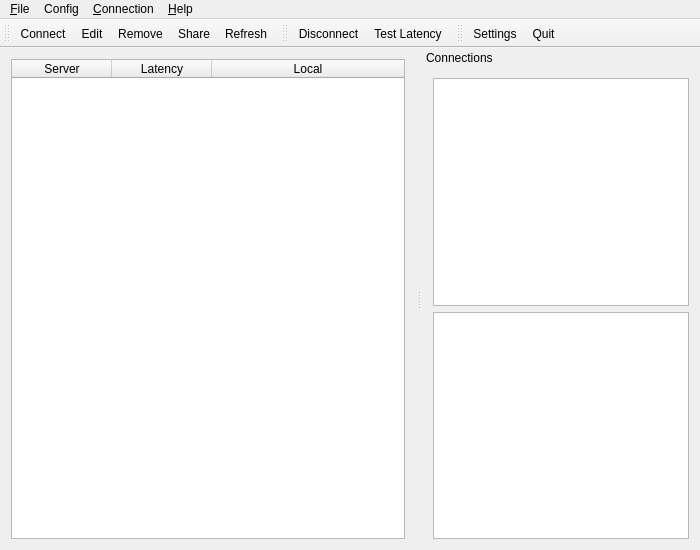
<?xml version="1.0" encoding="UTF-8"?>
<ui version="4.0">
 <class>MainWindow</class>
 <widget class="QMainWindow" name="MainWindow">
  <property name="geometry">
   <rect>
    <x>0</x>
    <y>0</y>
    <width>700</width>
    <height>550</height>
   </rect>
  </property>
  <property name="windowIcon">
   <iconset resource="../../res/res.qrc">
    <normaloff>:/icons/app</normaloff>:/icons/app</iconset>
  </property>
  <widget class="QWidget" name="centralWidget">
   <layout class="QVBoxLayout" name="verticalLayout_2">
    <item>
     <widget class="QTableWidget" name="configTable">
      <property name="contextMenuPolicy">
       <enum>Qt::ActionsContextMenu</enum>
      </property>
      <property name="editTriggers">
       <set>QAbstractItemView::NoEditTriggers</set>
      </property>
      <property name="alternatingRowColors">
       <bool>true</bool>
      </property>
      <property name="selectionMode">
       <enum>QAbstractItemView::SingleSelection</enum>
      </property>
      <property name="selectionBehavior">
       <enum>QAbstractItemView::SelectRows</enum>
      </property>
      <attribute name="horizontalHeaderStretchLastSection">
       <bool>true</bool>
      </attribute>
      <attribute name="verticalHeaderVisible">
       <bool>false</bool>
      </attribute>
      <column>
       <property name="text">
        <string>Server</string>
       </property>
      </column>
      <column>
       <property name="text">
        <string>Latency</string>
       </property>
      </column>
      <column>
       <property name="text">
        <string>Local</string>
       </property>
      </column>
     </widget>
    </item>
   </layout>
  </widget>
  <widget class="QMenuBar" name="menuBar">
   <property name="geometry">
    <rect>
     <x>0</x>
     <y>0</y>
     <width>700</width>
     <height>32</height>
    </rect>
   </property>
   <widget class="QMenu" name="menuFile">
    <property name="title">
     <string>&amp;File</string>
    </property>
    <addaction name="actionImport"/>
    <addaction name="actionExport"/>
    <addaction name="separator"/>
    <addaction name="actionSettings"/>
    <addaction name="separator"/>
    <addaction name="actionQuit"/>
   </widget>
   <widget class="QMenu" name="menuConnection">
    <property name="title">
     <string>&amp;Connection</string>
    </property>
    <addaction name="actionDisconnect"/>
    <addaction name="actionTestLatency"/>
   </widget>
   <widget class="QMenu" name="menuHelp">
    <property name="title">
     <string>&amp;Help</string>
    </property>
    <addaction name="actionAbout"/>
    <addaction name="actionAboutQt"/>
   </widget>
   <widget class="QMenu" name="menuConfig">
    <property name="title">
     <string>Config</string>
    </property>
    <widget class="QMenu" name="menuAdd">
     <property name="title">
      <string>Add</string>
     </property>
     <property name="icon">
      <iconset resource="../../res/res.qrc">
       <normaloff>:/icons/actions/list-add</normaloff>:/icons/actions/list-add</iconset>
     </property>
     <addaction name="actionAddManually"/>
     <addaction name="actionAddFromURI"/>
    </widget>
    <addaction name="menuAdd"/>
    <addaction name="actionConnect"/>
    <addaction name="actionEdit"/>
    <addaction name="actionRemove"/>
    <addaction name="actionShare"/>
    <addaction name="actionRefresh"/>
   </widget>
   <addaction name="menuFile"/>
   <addaction name="menuConfig"/>
   <addaction name="menuConnection"/>
   <addaction name="menuHelp"/>
  </widget>
  <widget class="QDockWidget" name="dockWidgetConnections">
   <property name="features">
    <set>QDockWidget::DockWidgetMovable</set>
   </property>
   <property name="windowTitle">
    <string>Connections</string>
   </property>
   <attribute name="dockWidgetArea">
    <number>2</number>
   </attribute>
   <widget class="QWidget" name="dockWidgetContents">
    <layout class="QVBoxLayout" name="verticalLayout_3">
     <item>
      <widget class="QTableView" name="tableViewConnections">
       <property name="contextMenuPolicy">
        <enum>Qt::ActionsContextMenu</enum>
       </property>
       <property name="editTriggers">
        <set>QAbstractItemView::NoEditTriggers</set>
       </property>
       <property name="alternatingRowColors">
        <bool>true</bool>
       </property>
       <property name="selectionMode">
        <enum>QAbstractItemView::SingleSelection</enum>
       </property>
       <property name="selectionBehavior">
        <enum>QAbstractItemView::SelectRows</enum>
       </property>
       <property name="wordWrap">
        <bool>false</bool>
       </property>
       <attribute name="horizontalHeaderStretchLastSection">
        <bool>true</bool>
       </attribute>
       <attribute name="verticalHeaderVisible">
        <bool>false</bool>
       </attribute>
      </widget>
     </item>
     <item>
      <widget class="QTextBrowser" name="textBrowserLog">
       <property name="lineWrapMode">
        <enum>QTextEdit::NoWrap</enum>
       </property>
      </widget>
     </item>
    </layout>
   </widget>
  </widget>
  <widget class="QToolBar" name="toolBarConfig">
   <property name="windowTitle">
    <string>Config Toolbar</string>
   </property>
   <attribute name="toolBarArea">
    <enum>TopToolBarArea</enum>
   </attribute>
   <attribute name="toolBarBreak">
    <bool>false</bool>
   </attribute>
   <addaction name="actionConnect"/>
   <addaction name="actionEdit"/>
   <addaction name="actionRemove"/>
   <addaction name="actionShare"/>
   <addaction name="actionRefresh"/>
  </widget>
  <widget class="QToolBar" name="toolBarConnection">
   <property name="windowTitle">
    <string>Connection Toolbar</string>
   </property>
   <attribute name="toolBarArea">
    <enum>TopToolBarArea</enum>
   </attribute>
   <attribute name="toolBarBreak">
    <bool>false</bool>
   </attribute>
   <addaction name="actionDisconnect"/>
   <addaction name="actionTestLatency"/>
  </widget>
  <widget class="QToolBar" name="toolBarFile">
   <property name="windowTitle">
    <string>File Toolbar</string>
   </property>
   <attribute name="toolBarArea">
    <enum>TopToolBarArea</enum>
   </attribute>
   <attribute name="toolBarBreak">
    <bool>false</bool>
   </attribute>
   <addaction name="actionSettings"/>
   <addaction name="actionQuit"/>
  </widget>
  <action name="actionConnect">
   <property name="icon">
    <iconset resource="../../res/res.qrc">
     <normaloff>:/icons/actions/network-connect</normaloff>:/icons/actions/network-connect</iconset>
   </property>
   <property name="text">
    <string>&amp;Connect</string>
   </property>
   <property name="toolTip">
    <string>Connect</string>
   </property>
  </action>
  <action name="actionDisconnect">
   <property name="icon">
    <iconset resource="../../res/res.qrc">
     <normaloff>:/icons/actions/network-disconnect</normaloff>:/icons/actions/network-disconnect</iconset>
   </property>
   <property name="text">
    <string>&amp;Disconnect</string>
   </property>
   <property name="toolTip">
    <string>Disconnect</string>
   </property>
  </action>
  <action name="actionEdit">
   <property name="icon">
    <iconset resource="../../res/res.qrc">
     <normaloff>:/icons/actions/document-edit</normaloff>:/icons/actions/document-edit</iconset>
   </property>
   <property name="text">
    <string>&amp;Edit</string>
   </property>
   <property name="toolTip">
    <string>Edit</string>
   </property>
  </action>
  <action name="actionShare">
   <property name="icon">
    <iconset resource="../../res/res.qrc">
     <normaloff>:/icons/actions/document-share</normaloff>:/icons/actions/document-share</iconset>
   </property>
   <property name="text">
    <string>&amp;Share</string>
   </property>
   <property name="toolTip">
    <string>Share</string>
   </property>
  </action>
  <action name="actionImport">
   <property name="icon">
    <iconset resource="../../res/res.qrc">
     <normaloff>:/icons/actions/document-import</normaloff>:/icons/actions/document-import</iconset>
   </property>
   <property name="text">
    <string>&amp;Import from gui-config.json</string>
   </property>
   <property name="toolTip">
    <string>Import from gui-config.json</string>
   </property>
  </action>
  <action name="actionExport">
   <property name="icon">
    <iconset resource="../../res/res.qrc">
     <normaloff>:/icons/actions/document-export</normaloff>:/icons/actions/document-export</iconset>
   </property>
   <property name="text">
    <string>&amp;Export to gui-config.json</string>
   </property>
   <property name="toolTip">
    <string>Export to gui-config.json</string>
   </property>
  </action>
  <action name="actionQuit">
   <property name="icon">
    <iconset resource="../../res/res.qrc">
     <normaloff>:/icons/actions/application-exit</normaloff>:/icons/actions/application-exit</iconset>
   </property>
   <property name="text">
    <string>&amp;Quit</string>
   </property>
   <property name="toolTip">
    <string>Quit</string>
   </property>
  </action>
  <action name="actionAbout">
   <property name="icon">
    <iconset resource="../../res/res.qrc">
     <normaloff>:/icons/actions/help-about</normaloff>:/icons/actions/help-about</iconset>
   </property>
   <property name="text">
    <string>&amp;About</string>
   </property>
   <property name="toolTip">
    <string>About</string>
   </property>
  </action>
  <action name="actionAboutQt">
   <property name="text">
    <string>About &amp;Qt</string>
   </property>
   <property name="toolTip">
    <string>About Qt</string>
   </property>
  </action>
  <action name="actionAddManually">
   <property name="icon">
    <iconset resource="../../res/res.qrc">
     <normaloff>:/icons/actions/edit-guides</normaloff>:/icons/actions/edit-guides</iconset>
   </property>
   <property name="text">
    <string>Add Config Manually</string>
   </property>
   <property name="toolTip">
    <string>Add Config Manually</string>
   </property>
  </action>
  <action name="actionRemove">
   <property name="icon">
    <iconset resource="../../res/res.qrc">
     <normaloff>:/icons/actions/list-remove</normaloff>:/icons/actions/list-remove</iconset>
   </property>
   <property name="text">
    <string>&amp;Remove</string>
   </property>
   <property name="toolTip">
    <string>Remove</string>
   </property>
   <property name="shortcut">
    <string>Del</string>
   </property>
  </action>
  <action name="actionRefresh">
   <property name="icon">
    <iconset resource="../../res/res.qrc">
     <normaloff>:/icons/actions/view-refresh</normaloff>:/icons/actions/view-refresh</iconset>
   </property>
   <property name="text">
    <string>Re&amp;fresh</string>
   </property>
   <property name="toolTip">
    <string>Refresh</string>
   </property>
   <property name="shortcut">
    <string>F5</string>
   </property>
  </action>
  <action name="actionAddFromURI">
   <property name="icon">
    <iconset resource="../../res/res.qrc">
     <normaloff>:/icons/actions/edit-paste</normaloff>:/icons/actions/edit-paste</iconset>
   </property>
   <property name="text">
    <string>Add Config From URI</string>
   </property>
   <property name="toolTip">
    <string>Add Config From URI</string>
   </property>
   <property name="shortcut">
    <string>Ctrl+V</string>
   </property>
  </action>
  <action name="actionShow">
   <property name="text">
    <string>&amp;Show</string>
   </property>
   <property name="toolTip">
    <string>Show window</string>
   </property>
  </action>
  <action name="actionTestLatency">
   <property name="icon">
    <iconset resource="../../res/res.qrc">
     <normaloff>:/icons/actions/flag-green</normaloff>:/icons/actions/flag-green</iconset>
   </property>
   <property name="text">
    <string>Test Latency</string>
   </property>
   <property name="toolTip">
    <string>Test Latency</string>
   </property>
  </action>
  <action name="actionSettings">
   <property name="text">
    <string>Settings</string>
   </property>
  </action>
 </widget>
 <layoutdefault spacing="6" margin="11"/>
 <resources>
  <include location="../../res/res.qrc"/>
 </resources>
 <connections/>
</ui>
